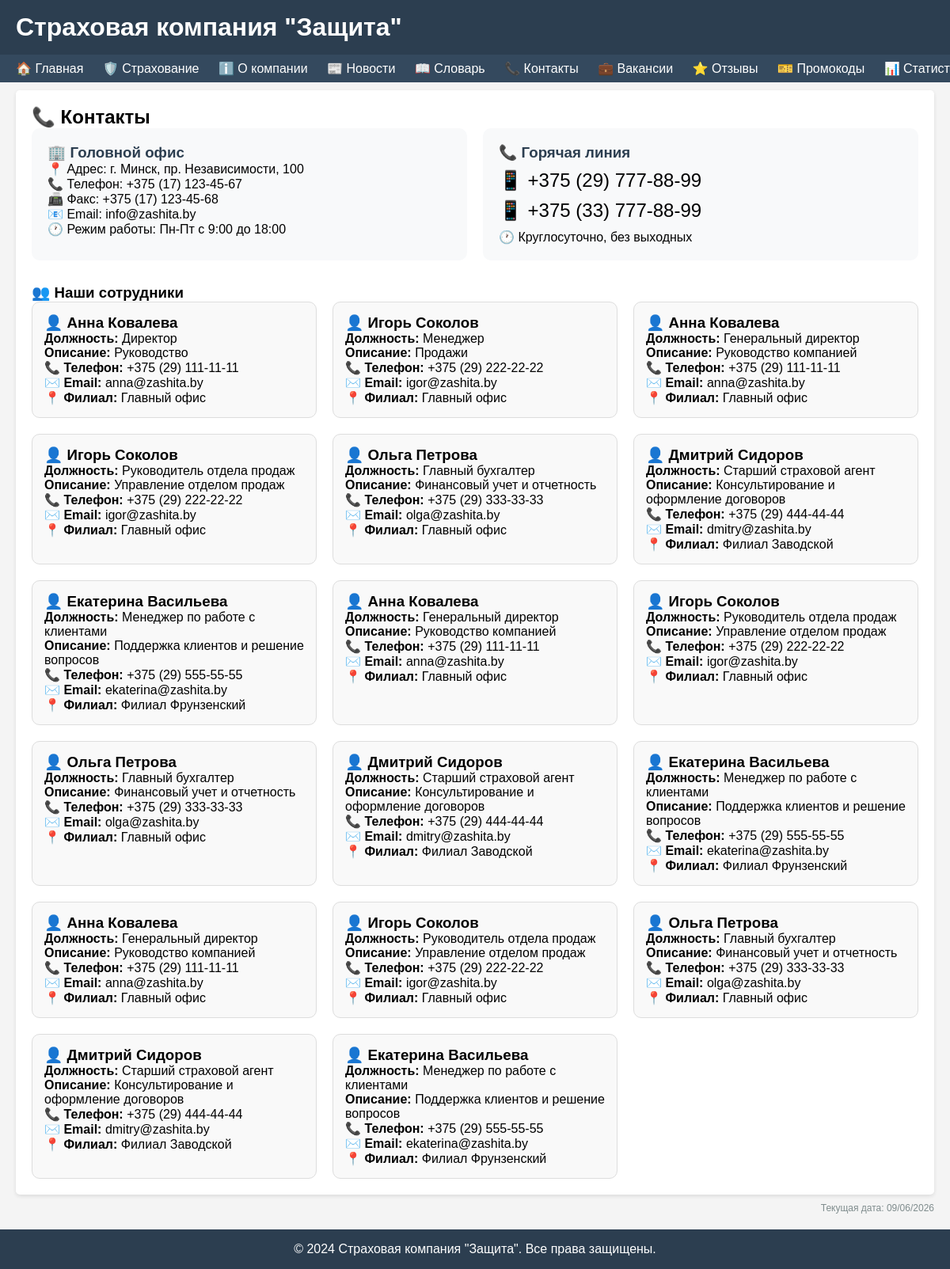
/contacts/, run on the app's committed database.
### apps/core/models.py (models this page shows, shortened)
class Employee(models.Model):
    first_name = models.CharField(max_length=100)
    last_name = models.CharField(max_length=100)
    position = models.CharField(max_length=100)
    description = models.TextField()
    phone = models.CharField(max_length=20)
    email = models.EmailField()
    branch = models.ForeignKey(Branch, on_delete=models.CASCADE)
    @property
    def full_name(self):
        return f"{self.first_name} {self.last_name}"

class Branch(models.Model):
    name = models.CharField(max_length=200, verbose_name="Название")
    address = models.TextField(verbose_name="Адрес")
    phone = models.CharField(max_length=20, verbose_name="Телефон")
    created_at = models.DateTimeField(auto_now_add=True)
    class Meta:
        verbose_name = "Филиал"
        verbose_name_plural = "Филиалы"

### apps/core/views.py (the view)
# urls.py: path('contacts/', views.contacts, name='contacts'),
def contacts(request):
    employees = Employee.objects.select_related('branch').all()
    return render(request, 'core/contacts.html', {'employees': employees})

### templates/core/contacts.html
{% extends 'base.html' %}
{% block content %}
<div class="card">
    <h2>📞 Контакты</h2>
    <div style="display: grid; grid-template-columns: repeat(2, 1fr); gap: 20px; margin-bottom: 30px;">
        <div style="background: #f8f9fa; padding: 20px; border-radius: 10px;">
            <h3 style="color: #2c3e50;">🏢 Головной офис</h3>
            <p>📍 Адрес: г. Минск, пр. Независимости, 100</p>
            <p>📞 Телефон: +375 (17) 123-45-67</p>
            <p>📠 Факс: +375 (17) 123-45-68</p>
            <p>📧 Email: info@zashita.by</p>
            <p>🕐 Режим работы: Пн-Пт с 9:00 до 18:00</p>
        </div>
        <div style="background: #f8f9fa; padding: 20px; border-radius: 10px;">
            <h3 style="color: #2c3e50;">📞 Горячая линия</h3>
            <p style="font-size: 24px; margin: 10px 0;">📱 +375 (29) 777-88-99</p>
            <p style="font-size: 24px; margin: 10px 0;">📱 +375 (33) 777-88-99</p>
            <p>🕐 Круглосуточно, без выходных</p>
        </div>
    </div>
    <h3>👥 Наши сотрудники</h3>
    <div style="display: grid; grid-template-columns: repeat(auto-fill, minmax(350px, 1fr)); gap: 20px;">
        {% for employee in employees %}
        <div style="border: 1px solid #ddd; border-radius: 10px; padding: 15px; background: #f9f9f9;">
            <h3>👤 {{ employee.full_name }}</h3>
            <p><strong>Должность:</strong> {{ employee.position }}</p>
            <p><strong>Описание:</strong> {{ employee.description }}</p>
            <p><strong>📞 Телефон:</strong> {{ employee.phone }}</p>
            <p><strong>✉️ Email:</strong> {{ employee.email }}</p>
            <p><strong>📍 Филиал:</strong> {{ employee.branch.name }}</p>
        </div>
        {% empty %}
        <p>Сотрудники не добавлены</p>
        {% endfor %}
    </div>
</div>
{% endblock %}

### templates/base.html (style rules this page uses)
* { margin: 0; padding: 0; box-sizing: border-box; }
body { font-family: Arial, sans-serif; background: #f4f4f4; }
.card { background: white; padding: 20px; margin: 10px 0; border-radius: 5px; box-shadow: 0 2px 5px rgba(0,0,0,0.1); }

### data on the page
Employee: full_name "Анна Ковалева", position "Директор", description "Руководство", phone "+375 (29) 111-11-11", email "anna@zashita.by", branch.name "Главный офис"
Employee: full_name "Игорь Соколов", position "Менеджер", description "Продажи", phone "+375 (29) 222-22-22", email "igor@zashita.by", branch.name "Главный офис"
Employee: full_name "Анна Ковалева", position "Генеральный директор", description "Руководство компанией", phone "+375 (29) 111-11-11", email "anna@zashita.by", branch.name "Главный офис"
Employee: full_name "Игорь Соколов", position "Руководитель отдела продаж", description "Управление отделом продаж", phone "+375 (29) 222-22-22", email "igor@zashita.by", branch.name "Главный офис"
Employee: full_name "Ольга Петрова", position "Главный бухгалтер", description "Финансовый учет и отчетность", phone "+375 (29) 333-33-33", email "olga@zashita.by", branch.name "Главный офис"
Employee: full_name "Дмитрий Сидоров", position "Старший страховой агент", description "Консультирование и оформление договоров", phone "+375 (29) 444-44-44", email "dmitry@zashita.by", branch.name "Филиал Заводской"
Employee: full_name "Екатерина Васильева", position "Менеджер по работе с клиентами", description "Поддержка клиентов и решение вопросов", phone "+375 (29) 555-55-55", email "ekaterina@zashita.by", branch.name "Филиал Фрунзенский"
Employee: full_name "Анна Ковалева", position "Генеральный директор", description "Руководство компанией", phone "+375 (29) 111-11-11", email "anna@zashita.by", branch.name "Главный офис"
Employee: full_name "Игорь Соколов", position "Руководитель отдела продаж", description "Управление отделом продаж", phone "+375 (29) 222-22-22", email "igor@zashita.by", branch.name "Главный офис"
Employee: full_name "Ольга Петрова", position "Главный бухгалтер", description "Финансовый учет и отчетность", phone "+375 (29) 333-33-33", email "olga@zashita.by", branch.name "Главный офис"
Employee: full_name "Дмитрий Сидоров", position "Старший страховой агент", description "Консультирование и оформление договоров", phone "+375 (29) 444-44-44", email "dmitry@zashita.by", branch.name "Филиал Заводской"
Employee: full_name "Екатерина Васильева", position "Менеджер по работе с клиентами", description "Поддержка клиентов и решение вопросов", phone "+375 (29) 555-55-55", email "ekaterina@zashita.by", branch.name "Филиал Фрунзенский"
Employee: full_name "Анна Ковалева", position "Генеральный директор", description "Руководство компанией", phone "+375 (29) 111-11-11", email "anna@zashita.by", branch.name "Главный офис"
Employee: full_name "Игорь Соколов", position "Руководитель отдела продаж", description "Управление отделом продаж", phone "+375 (29) 222-22-22", email "igor@zashita.by", branch.name "Главный офис"
Employee: full_name "Ольга Петрова", position "Главный бухгалтер", description "Финансовый учет и отчетность", phone "+375 (29) 333-33-33", email "olga@zashita.by", branch.name "Главный офис"
Employee: full_name "Дмитрий Сидоров", position "Старший страховой агент", description "Консультирование и оформление договоров", phone "+375 (29) 444-44-44", email "dmitry@zashita.by", branch.name "Филиал Заводской"
Employee: full_name "Екатерина Васильева", position "Менеджер по работе с клиентами", description "Поддержка клиентов и решение вопросов", phone "+375 (29) 555-55-55", email "ekaterina@zashita.by", branch.name "Филиал Фрунзенский"
